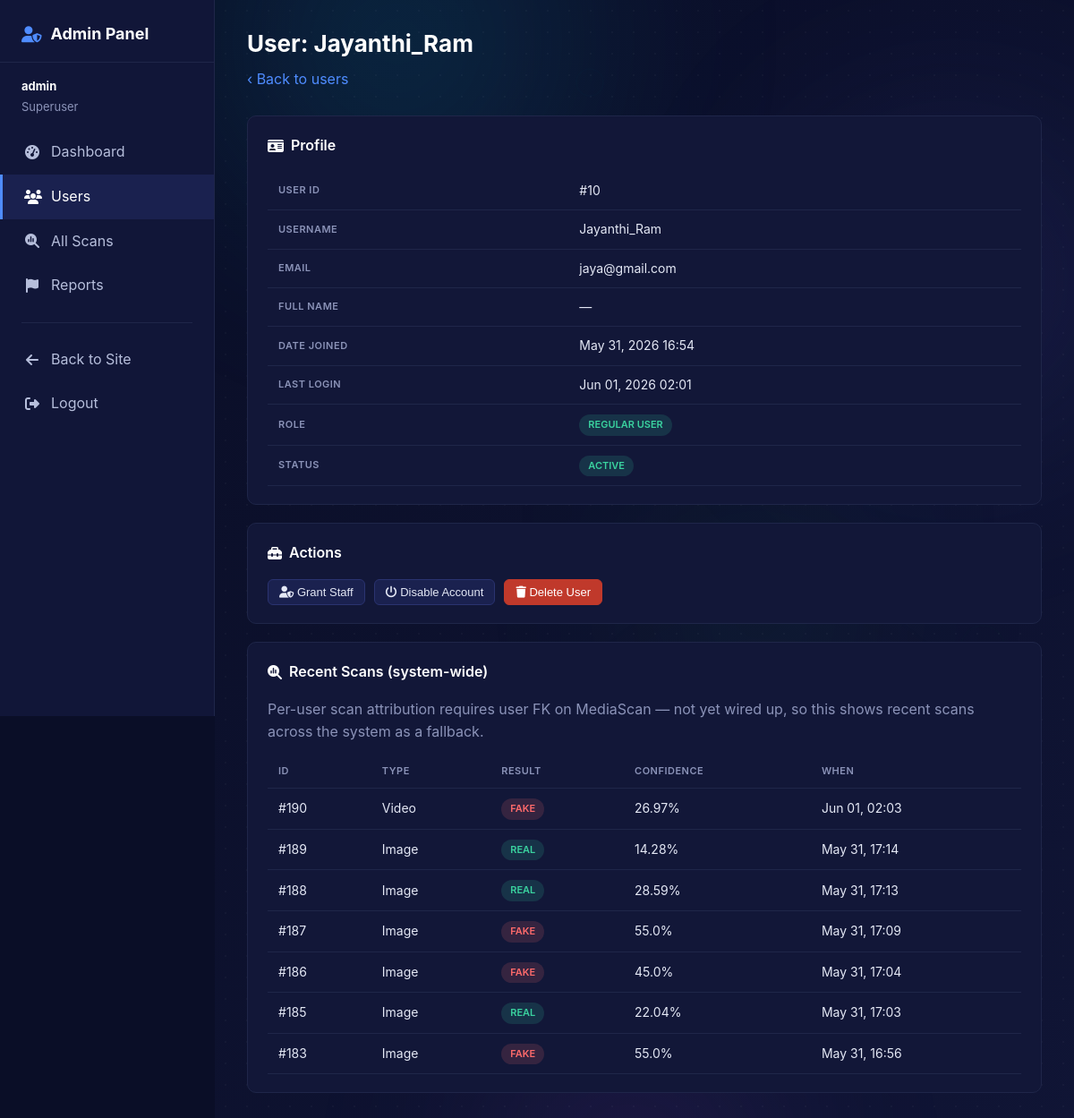
Page /admin-panel/users/10/ (signed in) on the committed database.
### core/models.py (models this page shows, shortened)
class MediaScan(models.Model):
    FILE_TYPE_CHOICES = [
        ('image', 'Image'),
        ('video', 'Video'),
        ('audio', 'Audio'),
        ('url', 'Social Media URL'),
    ]
    SCAN_RESULT_CHOICES = [
        ('real', 'Real'),
        ('suspicious', 'Suspicious'),
        ('fake', 'Fake'),
    ]
    file = models.FileField(upload_to=upload_path, null=True, blank=True)
    file_type = models.CharField(max_length=10, choices=FILE_TYPE_CHOICES)
    url = models.URLField(null=True, blank=True, help_text="Social media URL if applicable")
    original_filename = models.CharField(max_length=255, null=True, blank=True)
    scan_result = models.CharField(max_length=15, choices=SCAN_RESULT_CHOICES)
    confidence_score = models.FloatField(
        help_text="AI confidence percentage (0-100)",
        validators=[MinValueValidator(0), MaxValueValidator(100)]
    )
    trust_score = models.IntegerField(
        help_text="Trust score (0-100)",
        validators=[MinValueValidator(0), MaxValueValidator(100)]
    )
    forensic_match = models.BooleanField(default=False, help_text="Found in historical database")
    forensic_first_seen = models.DateField(null=True, blank=True)
    forensic_usage_count = models.IntegerField(default=0)
    forensic_context = models.TextField(null=True, blank=True)
    heatmap_data = models.JSONField(default=dict, help_text="Heatmap coordinates for visualization")
    analysis_details = models.JSONField(default=dict, help_text="Detailed analysis metrics")
    processing_time = models.FloatField(help_text="Processing time in seconds")
    created_at = models.DateTimeField(auto_now_add=True)
    ip_address = models.GenericIPAddressField(null=True, blank=True)
    user = models.ForeignKey(
        settings.AUTH_USER_MODEL,
        null=True,
        blank=True,
        on_delete=models.SET_NULL,
        related_name='scans'
    )
    class Meta:
        ordering = ['-created_at']
        verbose_name = "Media Scan"
        verbose_name_plural = "Media Scans"

### core/views.py (the view)
    def wrapped(request, *args, **kwargs):
        if not request.user.is_authenticated:
            return redirect(f"/login/?next={request.path}")
        if not request.user.is_staff:
            return render(request, 'core/admin_panel/forbidden.html', status=403)
        return view_func(request, *args, **kwargs)

### core/views.py (called while the page is built)
def _staff_required(view_func):
    def wrapped(request, *args, **kwargs):
        if not request.user.is_authenticated:
            return redirect(f"/login/?next={request.path}")
        if not request.user.is_staff:
            return render(request, 'core/admin_panel/forbidden.html', status=403)
        return view_func(request, *args, **kwargs)
    return wrapped

@_staff_required
def admin_panel_user_detail(request, user_id):
    target = get_object_or_404(User, id=user_id)
    user_scans = target.scans.order_by('-created_at')[:50]
    context = {
        'active_section': 'users',
        'target_user': target,
        'user_scans': user_scans,
    }
    return render(request, 'core/admin_panel/user_detail.html', context)

### core/templates/core/admin_panel/user_detail.html (shortened to what this page needs)
{% extends "core/admin_panel/base_admin.html" %}
{% block admin_content %}
<h1>User: {{ target_user.username }}</h1>
<p class="subtitle">
    <a href="{% url 'admin_panel_users' %}" style="color:#4f8cff;text-decoration:none;">‹ Back to users</a>
</p>
<div class="admin-card">
    <h3><i class="fas fa-id-card"></i> Profile</h3>
    <table class="admin-table">
        <tr><th>User ID</th><td>#{{ target_user.id }}</td></tr>
        <tr><th>Username</th><td>{{ target_user.username }}</td></tr>
        <tr><th>Email</th><td>{{ target_user.email|default:"—" }}</td></tr>
        <tr><th>Full Name</th><td>{{ target_user.get_full_name|default:"—" }}</td></tr>
        <tr><th>Date Joined</th><td>{{ target_user.date_joined|date:"M d, Y H:i" }}</td></tr>
        <tr><th>Last Login</th><td>{{ target_user.last_login|date:"M d, Y H:i"|default:"Never" }}</td></tr>
        <tr>
            <th>Role</th>
            <td>
                {% if target_user.is_superuser %}<span class="pill staff">Superuser</span>
                {% elif target_user.is_staff %}<span class="pill staff">Staff</span>
                {% else %}<span class="pill active">Regular User</span>{% endif %}
            </td>
        </tr>
        <tr>
            <th>Status</th>
            <td>
                {% if target_user.is_active %}<span class="pill active">Active</span>
                {% else %}<span class="pill inactive">Disabled</span>{% endif %}
            </td>
        </tr>
    </table>
</div>
{% if target_user.id != user.id %}
<div class="admin-card">
    <h3><i class="fas fa-toolbox"></i> Actions</h3>
    <div style="display:flex; gap:10px; flex-wrap:wrap;">
        <form method="post" action="{% url 'admin_panel_user_action' target_user.id %}">
            <button type="submit" class="btn-admin">
                <i class="fas fa-user-shield"></i>
                {% if target_user.is_staff %}Revoke Staff{% else %}Grant Staff{% endif %}
            </button>
        </form>
        <form method="post" action="{% url 'admin_panel_user_action' target_user.id %}">
            <button type="submit" class="btn-admin">
                <i class="fas fa-power-off"></i>
                {% if target_user.is_active %}Disable Account{% else %}Enable Account{% endif %}
            </button>
        </form>
        <form method="post" action="{% url 'admin_panel_user_action' target_user.id %}"
              onsubmit="return confirm('Permanently delete user {{ target_user.username }}? This cannot be undone.');">
            <button type="submit" class="btn-admin danger">
                <i class="fas fa-trash"></i> Delete User
            </button>
        </form>
    </div>
</div>
{% else %}
<div class="admin-card" style="border-color:#3a3370;">
    <p style="color:#ffb347;margin:0;">
        <i class="fas fa-info-circle"></i> You can't modify your own admin account from this panel.
    </p>
</div>
{% endif %}
<div class="admin-card">
    <h3><i class="fas fa-magnifying-glass-chart"></i> Recent Scans (system-wide)</h3>
    <p class="subtitle" style="margin-bottom:12px;">
        Per-user scan attribution requires user FK on MediaScan — not yet wired up,
        so this shows recent scans across the system as a fallback.
    </p>
    {% if user_scans %}
    <table class="admin-table">
        <thead>
            <tr><th>ID</th><th>Type</th><th>Result</th><th>Confidence</th><th>When</th></tr>
        </thead>
        <tbody>
            {% for s in user_scans %}
            <tr>
                <td>#{{ s.id }}</td>
                <td>{{ s.get_file_type_display }}</td>
                <td><span class="pill {{ s.scan_result }}">{{ s.scan_result }}</span></td>
                <td>{{ s.confidence_score }}%</td>
                <td>{{ s.created_at|date:"M d, H:i" }}</td>
            </tr>
            {% endfor %}
        </tbody>
    </table>
    {% else %}
    <div class="empty">No scans found.</div>
    {% endif %}
</div>
{% endblock %}

### core/templates/core/admin_panel/base_admin.html (shortened to what this page needs)
<!DOCTYPE html>
<html lang="en">
<head>
    <link rel="stylesheet" href="/static/css/style.css">
    <link rel="stylesheet" href="/static/css/bg-animation-dark.css">
    <link rel="stylesheet" href="https://cdnjs.cloudflare.com/ajax/libs/font-awesome/6.4.0/css/all.min.css">
</head>
<body>
<div class="admin-shell">
    <aside class="admin-sidebar">
        <h2><i class="fas fa-user-shield"></i> Admin Panel</h2>
        <div class="who">
            <strong>{{ user.username }}</strong>
            {% if user.is_superuser %}Superuser{% else %}Staff{% endif %}
        </div>
        <ul class="admin-nav">
            <li>
                <a href="{% url 'admin_panel_dashboard' %}" class="{% if active_section == 'dashboard' %}active{% endif %}">
                    <i class="fas fa-gauge-high"></i> Dashboard
                </a>
            </li>
            <li>
                <a href="{% url 'admin_panel_users' %}" class="{% if active_section == 'users' %}active{% endif %}">
                    <i class="fas fa-users"></i> Users
                </a>
            </li>
            <li>
                <a href="{% url 'admin_panel_scans' %}" class="{% if active_section == 'scans' %}active{% endif %}">
                    <i class="fas fa-magnifying-glass-chart"></i> All Scans
                </a>
            </li>
            <li>
                <a href="{% url 'admin_panel_reports' %}" class="{% if active_section == 'reports' %}active{% endif %}">
                    <i class="fas fa-flag"></i> Reports
                </a>
            </li>
            <div class="divider"></div>
            <li>
                <a href="{% url 'home' %}">
                    <i class="fas fa-arrow-left"></i> Back to Site
                </a>
            </li>
            <li>
                <a href="{% url 'logout' %}">
                    <i class="fas fa-sign-out-alt"></i> Logout
                </a>
            </li>
        </ul>
    </aside>
    <main class="admin-main">
        <div class="gradient-orbs"><div class="orb orb-1"></div><div class="orb orb-2"></div><div class="orb orb-3"></div><div class="orb orb-4"></div><div class="orb orb-5"></div></div>
        <div class="floating-shapes"><div class="shape shape-7"></div></div>
        <div class="particles"></div>
        {% block admin_content %}{% endblock %}
    </main>
</div>
</body>
</html>

### core/static/css/style.css (style rules this page uses)
:root { --primary-dark: #0f172a; --primary-dark-light: #1e293b; --primary-blue: #1e3a8a; --accent-cyan: #0891b2; --accent-green: #059669; --accent-red: #dc2626; --accent-yellow: #d97706; --accent-orange: #ea580c; --text-primary: #0f172a; --text-secondary: #475569; --text-muted: #94a3b8; --border-color: #e2e8f0; --card-bg: #ffffff; --input-bg: #f8fafc; --bg-page: #ffffff; --gradient-primary: linear-gradient(135deg, #1e3a8a 0%, #0891b2 100%); --gradient-success: linear-gradient(135deg, #059669 0%, #10b981 100%); --gradient-danger: linear-gradient(135deg, #dc2626 0%, #ef4444 100%); --gradient-warning: linear-gradient(135deg, #d97706 0%, #f59e0b 100%); --spacing-xs: 0.5rem; --spacing-sm: 1rem; --spacing-md: 1.5rem; --spacing-lg: 2rem; --spacing-xl: 3rem; --radius-sm: 0.375rem; --radius-md: 0.5rem; --radius-lg: 0.75rem; --shadow-sm: 0 1px 3px rgba(0, 0, 0, 0.06); --shadow-md: 0 4px 12px rgba(0, 0, 0, 0.08); --shadow-lg: 0 12px 28px rgba(0, 0, 0, 0.1); --shadow-glow: 0 0 20px rgba(8, 145, 178, 0.15); }
* { margin: 0; padding: 0; box-sizing: border-box; }
body { font-family: 'Inter', -apple-system, BlinkMacSystemFont, 'Segoe UI', Roboto, Oxygen, Ubuntu, sans-serif; background: var(--bg-page); color: var(--text-primary); line-height: 1.6; min-height: 100vh; display: flex; flex-direction: column; }
main { flex: 1; padding: var(--spacing-lg) 0; }
a { color: var(--accent-cyan); text-decoration: none; transition: color 0.3s ease; }
ul { list-style: none; }

### core/static/css/bg-animation-dark.css (style rules this page uses)
.admin-main { position: relative; min-height: 100vh; overflow: hidden; background: linear-gradient(135deg, #0a0e27 0%, #111638 30%, #1a1040 60%, #0d1a2d 100%); background-size: 400% 400%; animation: adminBgShift 20s ease infinite; }
.admin-main .gradient-orbs { position: absolute; top: 0; left: 0; right: 0; bottom: 0; pointer-events: none; overflow: hidden; z-index: 0; }
.admin-main .floating-shapes { position: absolute; top: 0; left: 0; right: 0; bottom: 0; pointer-events: none; overflow: hidden; z-index: 0; }
.admin-main .floating-shapes .shape { position: absolute; opacity: 0.08; }
.admin-main .floating-shapes .shape-7 { top: 6%; left: 42%; width: 32px; height: 32px; border: 2px solid rgba(6, 182, 212, 0.2); border-radius: 50%; animation: aShape7 23s linear infinite; }
.admin-main .particles { position: absolute; top: 0; left: 0; right: 0; bottom: 0; pointer-events: none; overflow: hidden; z-index: 0; }
.admin-main > *:not(.gradient-orbs):not(.shimmer-sweep):not(.dot-pattern):not(.floating-shapes):not(.particles) { position: relative; z-index: 1; }

### rows in the picture
MediaScan: id "190", file_type "Video", scan_result "FAKE", confidence_score "26.97", created_at "Jun 01, 02:03"
MediaScan: id "189", file_type "Image", scan_result "REAL", confidence_score "14.28", created_at "May 31, 17:14"
MediaScan: id "188", file_type "Image", scan_result "REAL", confidence_score "28.59", created_at "May 31, 17:13"
MediaScan: id "187", file_type "Image", scan_result "FAKE", confidence_score "55.0", created_at "May 31, 17:09"
MediaScan: id "186", file_type "Image", scan_result "FAKE", confidence_score "45.0", created_at "May 31, 17:04"
MediaScan: id "185", file_type "Image", scan_result "REAL", confidence_score "22.04", created_at "May 31, 17:03"
MediaScan: id "183", file_type "Image", scan_result "FAKE", confidence_score "55.0", created_at "May 31, 16:56"

### other values in the picture
{{ user.username }} "admin"
{{ target_user.username }} "Jayanthi_Ram"
{{ target_user.id }} "10"
{{ target_user.email|default:"—" }} "jaya@gmail.com"
{{ target_user.get_full_name|default:"—" }} "—"
{{ target_user.date_joined|date:"M d, Y H:i" }} "May 31, 2026 16:54"
{{ target_user.last_login|date:"M d, Y H:i"|default:"Never" }} "Jun 01, 2026 02:01"
